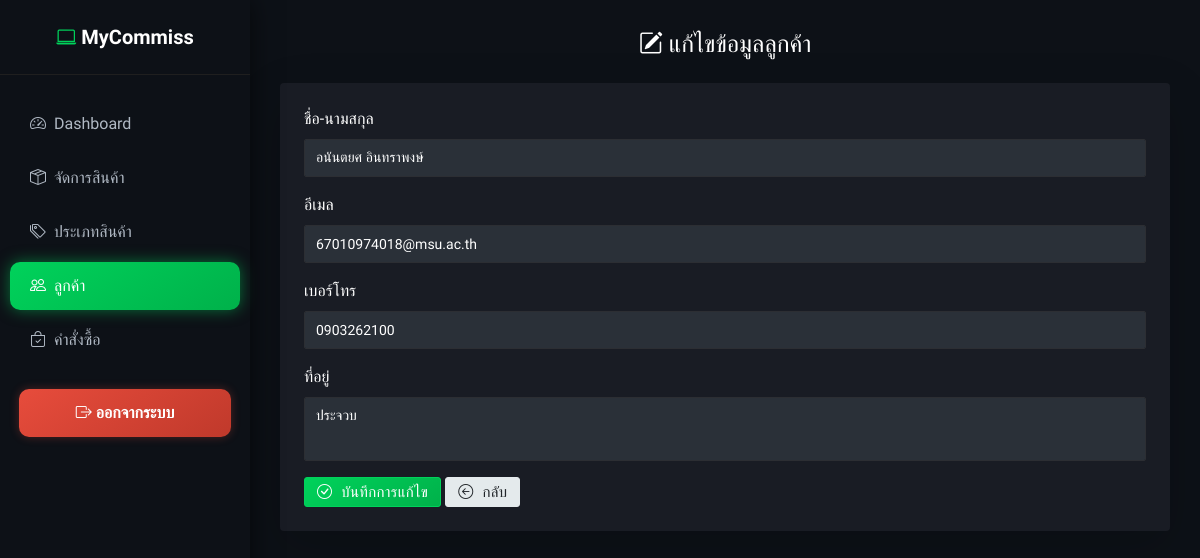
Screenshot of /admin/customer/customer_edit.php?id=1 with the database file from the repository.
### tables this page shows
CREATE TABLE `customers` (
  `customer_id` int(11) NOT NULL,
  `name` varchar(255) NOT NULL,
  `email` varchar(255) DEFAULT NULL,
  `password` varchar(255) DEFAULT NULL,
  `phone` varchar(10) DEFAULT NULL,
  `address` text DEFAULT NULL,
  `created_at` timestamp NOT NULL DEFAULT current_timestamp(),
  `subscribe` tinyint(1) DEFAULT 0
);

### admin/customer/customer_edit.php (the view, shortened to what this page needs)
<?php
include __DIR__ . "/../partials/connectdb.php";
$id = $_GET['id'] ?? null;
$stmt = $conn->prepare("SELECT * FROM customers WHERE customer_id = ?");
$stmt->execute([$id]);
$c = $stmt->fetch();
?>
<h3 class="mb-4 text-center fw-bold text-white">
  <i class="bi bi-pencil-square"></i> แก้ไขข้อมูลลูกค้า
</h3>
<form method="post" class="card p-4 shadow-lg border-0">
  <div class="mb-3">
    <label class="form-label">ชื่อ-นามสกุล</label>
    <input type="text" name="name" value="<?= htmlspecialchars($c['name']) ?>" class="form-control" required>
  </div>
  <div class="mb-3">
    <label class="form-label">อีเมล</label>
    <input type="email" name="email" value="<?= htmlspecialchars($c['email']) ?>" class="form-control" required>
  </div>
  <div class="mb-3">
    <label class="form-label">เบอร์โทร</label>
    <input type="text" name="phone" value="<?= htmlspecialchars($c['phone']) ?>" class="form-control" required>
  </div>
  <div class="mb-3">
    <label class="form-label">ที่อยู่</label>
    <textarea name="address" rows="3" class="form-control"><?= htmlspecialchars($c['address']) ?></textarea>
  </div>
  <div class="text-end">
    <button type="submit" class="btn btn-success">
      <i class="bi bi-check-circle"></i> บันทึกการแก้ไข
    </button>
    <a href="customers.php" class="btn btn-secondary">
      <i class="bi bi-arrow-left-circle"></i> กลับ
    </a>
  </div>
</form>
<?php
include __DIR__ . "/../partials/layout.php";
?>

### admin/partials/layout.php (style rules this page uses)
body { background: #0d1117; color: #fff; overflow-x: hidden; font-family: 'Prompt', sans-serif; margin: 0; }

### rows the page displays
customers: name "อนันตยศ อินทราพงษ์", email "67010974018@msu.ac.th", phone "0903262100", address "ประจวบ"
